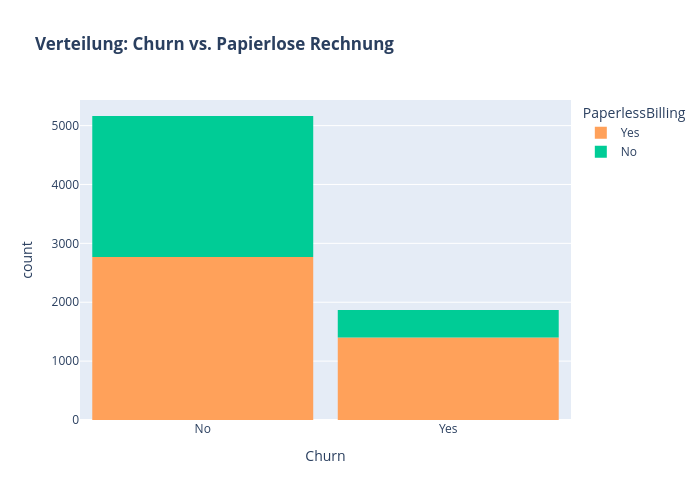

Source (notebook cell):
### Markdown cell above
Kunden OHNE Online Security tendieren stark dazu abzuwandern.

### Code cell
color_map = {"Yes": '#FFA15A', "No": '#00CC96'}
fig = px.histogram(df, x="Churn", color="PaperlessBilling",  title="<b>Verteilung: Churn vs. Papierlose Rechnung</b>", color_discrete_map=color_map)
fig.update_layout(width=700, height=500, bargap=0.1)
fig.show()

### Figure 1 — Plotly figure (JSON) as saved in the notebook; plotly's stock layout.template omitted (floating-point values rounded to 4 significant figures; data arrays with more than 128 entries replaced by an {"elided": "..."} marker saying what was removed)
{"data": [{"bingroup": "x", "hovertemplate": "PaperlessBilling=Yes<br>Churn=%{x}<br>count=%{y}<extra></extra>", "legendgroup": "Yes", "marker": {"color": "#FFA15A", "pattern": {"shape": ""}}, "name": "Yes", "orientation": "v", "showlegend": true, "type": "histogram", "x": {"elided": "4168 str values"}, "xaxis": "x", "yaxis": "y"}, {"bingroup": "x", "hovertemplate": "PaperlessBilling=No<br>Churn=%{x}<br>count=%{y}<extra></extra>", "legendgroup": "No", "marker": {"color": "#00CC96", "pattern": {"shape": ""}}, "name": "No", "orientation": "v", "showlegend": true, "type": "histogram", "x": {"elided": "2864 str values"}, "xaxis": "x", "yaxis": "y"}], "layout": {"bargap": 0.1, "barmode": "relative", "height": 500, "legend": {"title": {"text": "PaperlessBilling"}, "tracegroupgap": 0}, "title": {"text": "<b>Verteilung: Churn vs. Papierlose Rechnung</b>"}, "width": 700, "xaxis": {"anchor": "y", "domain": [0, 1], "title": {"text": "Churn"}}, "yaxis": {"anchor": "x", "domain": [0, 1], "title": {"text": "count"}}}}
